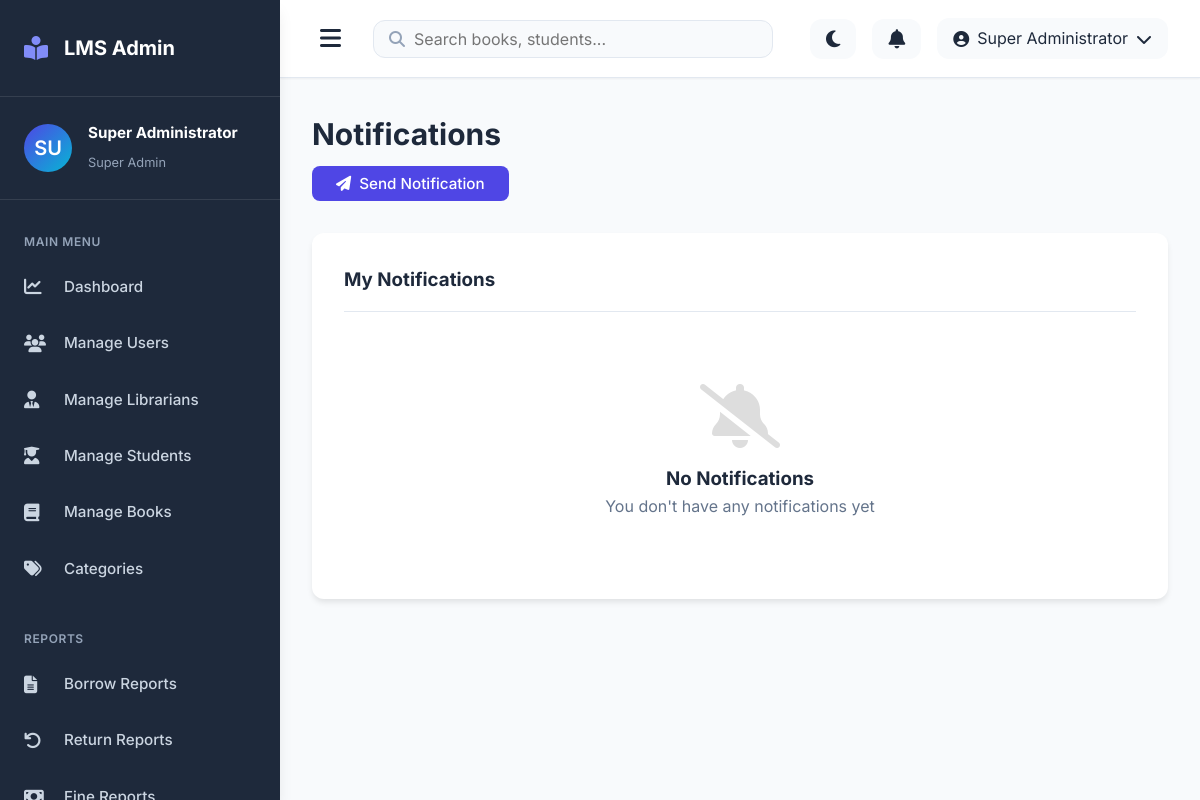
The page /admin/notifications.php (signed in) on the database its author committed.
### tables this page shows
CREATE TABLE users (
    id INT PRIMARY KEY AUTO_INCREMENT,
    full_name VARCHAR(100) NOT NULL,
    email VARCHAR(100) UNIQUE NOT NULL,
    username VARCHAR(50) UNIQUE NOT NULL,
    password VARCHAR(255) NOT NULL,
    role ENUM('super_admin', 'librarian', 'student') NOT NULL,
    status ENUM('active', 'inactive') DEFAULT 'active',
    created_at TIMESTAMP DEFAULT CURRENT_TIMESTAMP,
    updated_at TIMESTAMP DEFAULT CURRENT_TIMESTAMP ON UPDATE CURRENT_TIMESTAMP
);

### config/config.php (called while the page is built, shortened)
<?php
function isLoggedIn() {
    return isset($_SESSION['user_id']) && isset($_SESSION['role']);
}
function getCurrentUser() {
    if (isLoggedIn()) {
        return [
            'id' => $_SESSION['user_id'],
            'username' => $_SESSION['username'],
            'full_name' => $_SESSION['full_name'],
            'email' => $_SESSION['email'],
            'role' => $_SESSION['role']
        ];
    }
    return null;
}

### admin/notifications.php (the view, shortened to what this page needs)
<?php
require_once '../config/config.php';
$currentUser = getCurrentUser();
try {
    $db = getDB();
    $stmt = $db->prepare("SELECT * FROM notifications WHERE user_id = ? ORDER BY created_at DESC LIMIT 50");
    $stmt->execute([$currentUser['id']]);
    $notifications = $stmt->fetchAll();
    $allUsers = $db->query("SELECT id, full_name, email, role FROM users WHERE status = 'active' ORDER BY role, full_name")->fetchAll();
} catch (PDOException $e) {
    error_log("Notifications fetch error: " . $e->getMessage());
    setErrorMessage("Error loading notifications");
}
include '../includes/header.php';
include '../includes/sidebar_admin.php';
?>
<div class="main-content">
    <?php include '../includes/navbar.php'; ?>
    <div class="content">
        <div class="page-header">
            <h1 class="page-title">Notifications</h1>
            <button class="btn btn-primary" onclick="openSendModal()">
                <i class="fas fa-paper-plane"></i> Send Notification
            </button>
        </div>
        <div class="card">
            <div class="card-header">
                <h3>My Notifications</h3>
            </div>
            <?php if (empty($notifications)): ?>
            <div style="padding: 3rem; text-align: center;">
                <i class="fas fa-bell-slash" style="font-size: 4rem; color: #ddd; margin-bottom: 1rem;"></i>
                <h3>No Notifications</h3>
                <p style="color: var(--text-secondary);">You don't have any notifications yet</p>
            </div>
            <?php endif; ?>
        </div>
    </div>
</div>
<?php include '../includes/footer.php'; ?>

### includes/sidebar_admin.php (shortened to what this page needs)
<?php
$currentUser = getCurrentUser();
$userInitials = strtoupper(substr($currentUser['full_name'], 0, 2));
?>
<aside class="sidebar">
    <div class="sidebar-header">
        <div class="sidebar-brand">
            <i class="fas fa-book-reader"></i>
            <span>LMS Admin</span>
        </div>
    </div>
    <div class="sidebar-user">
        <div class="user-info">
            <div class="user-avatar"><?php echo $userInitials; ?></div>
            <div class="user-details">
                <h4><?php echo htmlspecialchars($currentUser['full_name']); ?></h4>
                <span><?php echo str_replace('_', ' ', $currentUser['role']); ?></span>
            </div>
        </div>
    </div>
    <div class="sidebar-menu">
        <div class="menu-section">
            <div class="menu-title">Main Menu</div>
            <a href="<?php echo SITE_URL; ?>/admin/dashboard.php" class="menu-item <?php echo basename($_SERVER['PHP_SELF']) == 'dashboard.php' ? 'active' : ''; ?>">
                <i class="fas fa-chart-line"></i>
                <span>Dashboard</span>
            </a>
            <a href="<?php echo SITE_URL; ?>/admin/users.php" class="menu-item">
                <i class="fas fa-users"></i>
                <span>Manage Users</span>
            </a>
            <a href="<?php echo SITE_URL; ?>/admin/librarians.php" class="menu-item">
                <i class="fas fa-user-tie"></i>
                <span>Manage Librarians</span>
            </a>
            <a href="<?php echo SITE_URL; ?>/admin/students.php" class="menu-item">
                <i class="fas fa-user-graduate"></i>
                <span>Manage Students</span>
            </a>
            <a href="<?php echo SITE_URL; ?>/admin/books.php" class="menu-item">
                <i class="fas fa-book"></i>
                <span>Manage Books</span>
            </a>
            <a href="<?php echo SITE_URL; ?>/admin/categories.php" class="menu-item">
                <i class="fas fa-tags"></i>
                <span>Categories</span>
            </a>
        </div>
        <div class="menu-section">
            <div class="menu-title">Reports</div>
            <a href="<?php echo SITE_URL; ?>/admin/borrow-report.php" class="menu-item">
                <i class="fas fa-file-alt"></i>
                <span>Borrow Reports</span>
            </a>
            <a href="<?php echo SITE_URL; ?>/admin/return-report.php" class="menu-item">
                <i class="fas fa-undo"></i>
                <span>Return Reports</span>
            </a>
            <a href="<?php echo SITE_URL; ?>/admin/fine-report.php" class="menu-item">
                <i class="fas fa-money-bill"></i>
                <span>Fine Reports</span>
            </a>
        </div>
    </div>
</aside>

### includes/navbar.php (shortened to what this page needs)
<?php
$currentUser = getCurrentUser();
?>
<nav class="navbar">
    <div class="navbar-content">
        <div class="navbar-left">
            <button class="menu-toggle" id="menuToggle">
                <i class="fas fa-bars"></i>
            </button>
            <div class="navbar-search">
                <i class="fas fa-search"></i>
                <input type="text" id="searchInput" placeholder="Search books, students...">
            </div>
        </div>
        <div class="navbar-right">
            <button class="theme-toggle" id="themeToggle" title="Toggle Theme">
                <i class="fas fa-moon"></i>
            </button>
            <button class="notification-btn" title="Notifications">
                <i class="fas fa-bell"></i>
            </button>
            <div class="user-menu">
                <i class="fas fa-user-circle"></i>
                <span><?php echo htmlspecialchars($currentUser['full_name']); ?></span>
                <i class="fas fa-chevron-down"></i>
            </div>
        </div>
    </div>
</nav>

### rows shown on the page
users: full_name "SU", full_name "Super Administrator", role "Super Admin"
